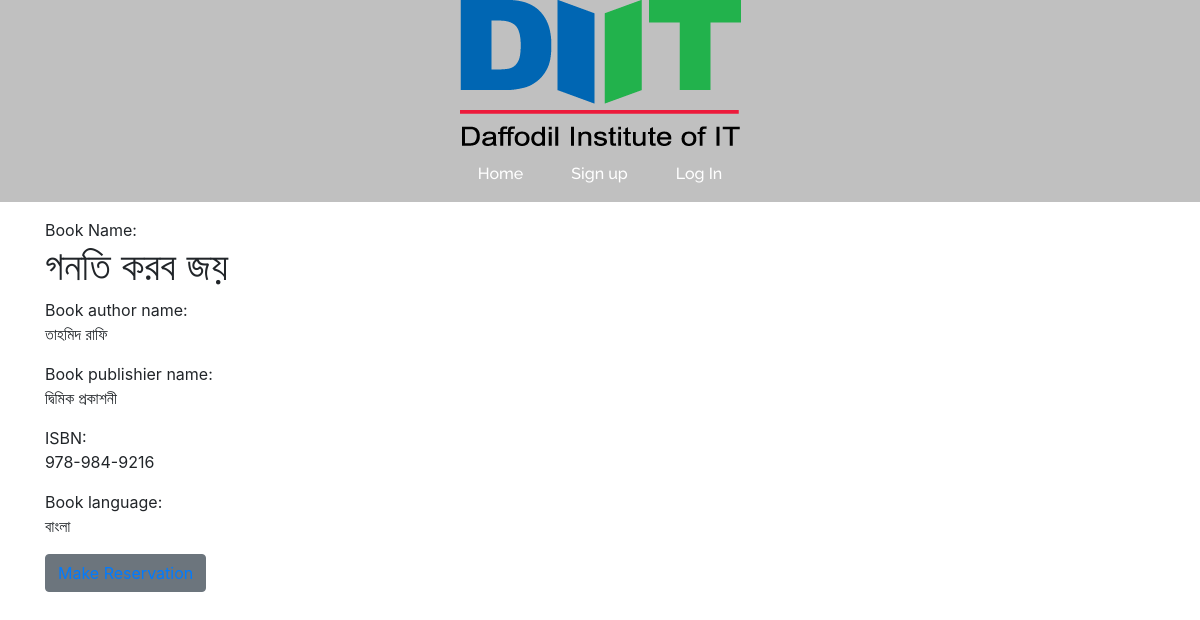
The page /details/c41499c5-e1d0-432f-931f-dd4734796bf3 on the database its author committed.
### book/models.py (models this page shows, shortened)
class BookDetail(models.Model):
    id = models.UUIDField(
                        primary_key=True,
                        default=uuid.uuid4,
                        editable=False)
    isbn=models.CharField(max_length=300)
    title=models.CharField(max_length=300)
    publisher=models.CharField(max_length=300)
    language=models.CharField(max_length=100)
    author=models.CharField(max_length=100)
    cover = models.ImageField(upload_to='covers/',null=True)

### book/views.py (the view)
# urls.py: path('details/<uuid:id>', Book_Details, name='book_details'),
def Book_Details(request, id):
    context={}
    n=BookDetail.objects.get(id=id)
    context['books']=n
    return render(request,'book_details.html',context)

### templates/book_details.html (shortened to what this page needs)
{% extends '__base.html' %}
{% block content %}
    <br>
    <br>
    <br>
    Book Name: <h1>{{books.title}}</h1>
    Book author name: <p>{{books.author}}</p>
    Book publishier name: <p>{{books.publisher}}</p>
    ISBN: <p>{{books.isbn}}</p>
    Book language:  <p>{{books.language}}</p>
    <button type="button" class="btn btn-secondary"><a href="{% url 'reservation' books.id%}">Make Reservation</a></button>
{% endblock content %}

### assets/base/css/Responsive-Sticky-Navigation-1.css (style rules this page uses)
html, body { margin: 0; padding: 0; }

### rows shown on the page
BookDetail: title "গনতি করব জয়", author "তাহমিদ রাফি", publisher "দ্বিমিক প্রকাশনী", isbn "978-984-9216", language "বাংলা"
